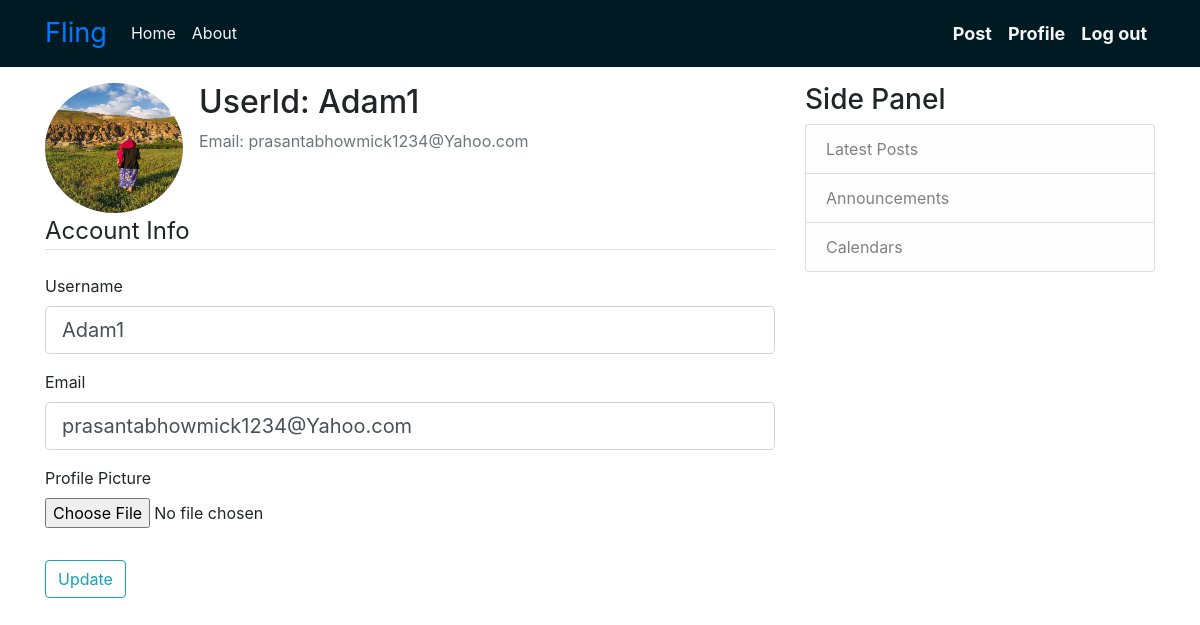
/profile/Adam1 (signed in), run on the app's committed database.
### Flaskblog/models.py (models this page shows, shortened)
class User(db.Model, UserMixin):
    id = db.Column(db.Integer, primary_key=True)
    username = db.Column(db.String(20), unique=True, nullable=False)
    email = db.Column(db.String(40), unique=True, nullable=False)
    image_file = db.Column(db.String(20),
                           nullable=False, default='default_pic.jpg')
    password = db.Column(db.String(75), nullable=False)
    posts = db.relationship('Post', backref='author', lazy=True)

### Flaskblog/routes.py (the view)
@app.route('/profile/<username>', methods=['GET', 'POST'])
@login_required
def profile(username):
    form = Profile()
    if form.validate_on_submit():
        if form.picture.data:
            image = save_picture(form.picture.data)
            current_user.image_file = image
        db.session.commit()
        flash('Account Updated!', 'success')
        return redirect(url_for('home'))
    elif request.method == 'GET':
        form.username.data = current_user.username
        form.email.data = current_user.email
    return render_template('profile.html', form=form)

### Flaskblog/form.py (shortened to what this page needs)
class Profile(FlaskForm):
    username = StringField('Username', validators=[DataRequired()])
    email = StringField('Email', validators=[DataRequired()])
    picture = FileField('Profile Picture', validators=[
        FileAllowed(['jpg', 'png'])])
    submit = SubmitField('Update')

### Flaskblog/models.py (called while the page is built)
@login_manager.user_loader
def load_user(user_id):
    return User.query.get(int(user_id))

### Flaskblog/templates/profile.html (shortened to what this page needs)
{% extends "base.html" %}
{% block content %}
<div class="content-section">
    <div class="media">
        <img src="{{ url_for('static', filename='profile_pic/' + current_user.image_file)}}" alt="userimage"
            class="rounded-circle account-img user-profile-img mr-3">
        <div class="media-body">
            <h2 class="account-heading">UserId: {{ current_user.username}}</h2>
            <p class="text-secondary">Email: {{ current_user.email }}</p>
        </div>
    </div>
    <form action="" method="POST" enctype="multipart/form-data">
        <fieldset class="form-group">
            <legend class="border-bottom mb-4">Account Info</legend>
            <div class="form-group">
                {{form.username.label(class="form-control-label")}}
                {% if form.username.errors%}
                {{form.username(class="form-control form-control-lg is-invalid")}}
                <div class="invalid-feedback">
                    {% for error in form.username.errors%}
                    <span>
                        {{ error }}
                    </span>
                    {% endfor%}
                </div>
                {% else %}
                {{ form.username(class="form-control form-control-lg ") }}
                {%endif%}
            </div>
            <div class="form-group">
                {{form.email.label(class="form-control-label")}}
                {% if form.email.errors%}
                {{form.email(class="form-control form-control-lg is-invalid")}}
                <div class="invalid-feedback">
                    {% for error in form.email.errors%}
                    <span>
                        {{ error }}
                    </span>
                    {% endfor%}
                </div>
                {% else %}
                {{form.email(class="form-control form-control-lg ")}}
                {%endif%}
            </div>
            <div class="form-group">
                {{ form.picture.label }}
                {{ form.picture(class="form-control-file") }}
            </div>
        </fieldset>
        <div class="form-group">
            {{form.submit(class="btn btn-outline-info")}}
        </div>
    </form>
</div>
{%endblock%}

### Flaskblog/static/css/main.css (style rules this page uses)
body, * { margin: 0; }
.user-profile-img { width: 138px; height: 130px; }

### data on the page
User: image_file (placeholder picture), username "Adam1", email "prasantabhowmick1234@Yahoo.com"
